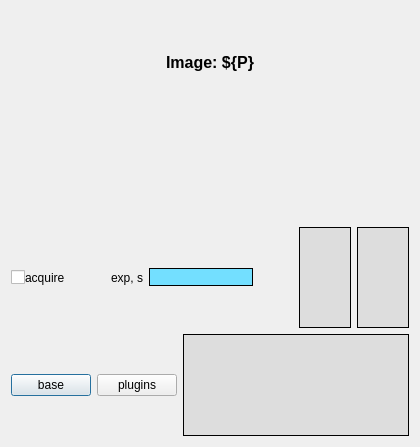
<?xml version="1.0" encoding="UTF-8"?>
<ui version="4.0">
 <class>Dialog</class>
 <widget class="QDialog" name="Dialog">
  <property name="geometry">
   <rect>
    <x>0</x>
    <y>0</y>
    <width>420</width>
    <height>447</height>
   </rect>
  </property>
  <property name="windowTitle">
   <string>Dialog</string>
  </property>
  <layout class="QVBoxLayout" name="verticalLayout">
   <item>
    <widget class="PyDMLabel" name="PyDMLabel">
     <property name="font">
      <font>
       <pointsize>12</pointsize>
       <weight>75</weight>
       <bold>true</bold>
      </font>
     </property>
     <property name="toolTip">
      <string/>
     </property>
     <property name="text">
      <string>Image: ${P}</string>
     </property>
     <property name="alignment">
      <set>Qt::AlignCenter</set>
     </property>
    </widget>
   </item>
   <item>
    <widget class="PyDMImageView" name="PyDMImageView">
     <property name="toolTip">
      <string>${P}image1:ArrayData
${P}image1:ArraySize0_RBV
${P}image1:ArraySize1_RBV</string>
     </property>
     <property name="colorMap" stdset="0">
      <enum>PyDMImageView::Monochrome</enum>
     </property>
     <property name="normalizeData" stdset="0">
      <bool>true</bool>
     </property>
     <property name="readingOrder" stdset="0">
      <enum>PyDMImageView::Clike</enum>
     </property>
     <property name="imageChannel" stdset="0">
      <string>${P}image1:ArrayData</string>
     </property>
     <property name="widthChannel" stdset="0">
      <string>${P}image1:ArraySize0_RBV</string>
     </property>
    </widget>
   </item>
   <item>
    <layout class="QHBoxLayout" name="horizontalLayout_2" stretch="0,0,0,2,0,1,1">
     <item>
      <layout class="QHBoxLayout" name="horizontalLayout">
       <property name="spacing">
        <number>0</number>
       </property>
       <item>
        <widget class="PyDMDrawingCircle" name="PyDMDrawingCircle">
         <property name="maximumSize">
          <size>
           <width>20</width>
           <height>20</height>
          </size>
         </property>
         <property name="toolTip">
          <string>${P}cam1:Acquire_RBV</string>
         </property>
         <property name="rules" stdset="0">
          <string>[{&quot;name&quot;: &quot;show&quot;, &quot;property&quot;: &quot;Opacity&quot;, &quot;expression&quot;: &quot;ch[0]&quot;, &quot;channels&quot;: [{&quot;channel&quot;: &quot;${P}cam1:Acquire_RBV&quot;, &quot;trigger&quot;: true}]}]</string>
         </property>
         <property name="channel" stdset="0">
          <string>${P}cam1:Acquire_RBV</string>
         </property>
         <property name="brush" stdset="0">
          <brush brushstyle="SolidPattern">
           <color alpha="255">
            <red>0</red>
            <green>255</green>
            <blue>0</blue>
           </color>
          </brush>
         </property>
         <property name="penStyle" stdset="0">
          <enum>Qt::SolidLine</enum>
         </property>
         <property name="penWidth" stdset="0">
          <double>2.000000000000000</double>
         </property>
        </widget>
       </item>
       <item>
        <widget class="PyDMCheckbox" name="PyDMCheckbox">
         <property name="maximumSize">
          <size>
           <width>20</width>
           <height>20</height>
          </size>
         </property>
         <property name="toolTip">
          <string>${P}cam1:Acquire</string>
         </property>
         <property name="channel" stdset="0">
          <string>${P}cam1:Acquire</string>
         </property>
        </widget>
       </item>
       <item>
        <widget class="PyDMLabel" name="PyDMLabel_2">
         <property name="toolTip">
          <string/>
         </property>
         <property name="whatsThis">
          <string>${P}:cam1:</string>
         </property>
         <property name="text">
          <string>acquire</string>
         </property>
        </widget>
       </item>
      </layout>
     </item>
     <item>
      <spacer name="horizontalSpacer_2">
       <property name="orientation">
        <enum>Qt::Horizontal</enum>
       </property>
       <property name="sizeHint" stdset="0">
        <size>
         <width>40</width>
         <height>20</height>
        </size>
       </property>
      </spacer>
     </item>
     <item>
      <widget class="QLabel" name="label">
       <property name="text">
        <string>exp, s</string>
       </property>
       <property name="alignment">
        <set>Qt::AlignRight|Qt::AlignTrailing|Qt::AlignVCenter</set>
       </property>
      </widget>
     </item>
     <item>
      <widget class="PyDMLineEdit" name="PyDMLineEdit">
       <property name="toolTip">
        <string>${P}cam1:AcquireTime</string>
       </property>
       <property name="whatsThis">
        <string>${P}cam1:AcquireTime</string>
       </property>
       <property name="styleSheet">
        <string notr="true">
  color: rgb(0, 0, 0);
  background-color: rgb(115, 223, 255);
  border: 1px solid black;
  margin: 0px;
  padding: 0px;
  spacing: 0px;</string>
       </property>
       <property name="alignment">
        <set>Qt::AlignCenter</set>
       </property>
       <property name="dragEnabled">
        <bool>true</bool>
       </property>
       <property name="channel" stdset="0">
        <string>${P}cam1:AcquireTime</string>
       </property>
       <property name="displayFormat" stdset="0">
        <enum>PyDMLineEdit::Decimal</enum>
       </property>
      </widget>
     </item>
     <item>
      <spacer name="horizontalSpacer">
       <property name="orientation">
        <enum>Qt::Horizontal</enum>
       </property>
       <property name="sizeHint" stdset="0">
        <size>
         <width>40</width>
         <height>20</height>
        </size>
       </property>
      </spacer>
     </item>
     <item>
      <widget class="PyDMLabel" name="PyDMLabel_6">
       <property name="toolTip">
        <string>${P}cam1:ArrayCounter_RBV</string>
       </property>
       <property name="styleSheet">
        <string notr="true">
        background-color: rgb(221, 221, 221);
        border: 1px solid black;
        margin: 0px;
        padding: 0px;
        spacing: 0px;
        </string>
       </property>
       <property name="alignment">
        <set>Qt::AlignCenter</set>
       </property>
       <property name="channel" stdset="0">
        <string>${P}cam1:ArrayCounter_RBV</string>
       </property>
      </widget>
     </item>
     <item>
      <widget class="PyDMLabel" name="PyDMLabel_7">
       <property name="toolTip">
        <string>${P}cam1:ArrayRate_RBV</string>
       </property>
       <property name="styleSheet">
        <string notr="true">
        background-color: rgb(221, 221, 221);
        border: 1px solid black;
        margin: 0px;
        padding: 0px;
        spacing: 0px;
        </string>
       </property>
       <property name="alignment">
        <set>Qt::AlignCenter</set>
       </property>
       <property name="showUnits" stdset="0">
        <bool>true</bool>
       </property>
       <property name="channel" stdset="0">
        <string>${P}cam1:ArrayRate_RBV</string>
       </property>
      </widget>
     </item>
    </layout>
   </item>
   <item>
    <layout class="QHBoxLayout" name="horizontalLayout_3" stretch="0,0,1">
     <item>
      <widget class="PyDMRelatedDisplayButton" name="PyDMRelatedDisplayButton">
       <property name="toolTip">
        <string>general controls for Area Detector cameras ...</string>
       </property>
       <property name="text">
        <string>base</string>
       </property>
       <property name="filenames" stdset="0">
        <stringlist>
         <string>ADBase.ui</string>
        </stringlist>
       </property>
       <property name="titles" stdset="0">
        <stringlist>
         <string>control (base)</string>
        </stringlist>
       </property>
       <property name="macros" stdset="0">
        <stringlist>
         <string>P=${P},R=cam1:,C=${C}</string>
        </stringlist>
       </property>
       <property name="openInNewWindow" stdset="0">
        <bool>true</bool>
       </property>
      </widget>
     </item>
     <item>
      <widget class="PyDMRelatedDisplayButton" name="PyDMRelatedDisplayButton_2">
       <property name="toolTip">
        <string>common plugins ...</string>
       </property>
       <property name="text">
        <string>plugins</string>
       </property>
       <property name="filenames" stdset="0">
        <stringlist>
         <string>commonPlugins.ui</string>
        </stringlist>
       </property>
       <property name="titles" stdset="0">
        <stringlist>
         <string>common plugins</string>
        </stringlist>
       </property>
       <property name="macros" stdset="0">
        <stringlist>
         <string>P=${P},C=${C}</string>
        </stringlist>
       </property>
       <property name="openInNewWindow" stdset="0">
        <bool>true</bool>
       </property>
      </widget>
     </item>
     <item>
      <widget class="PyDMLabel" name="PyDMLabel_5">
       <property name="toolTip">
        <string>${P}cam1:StatusMessage_RBV</string>
       </property>
       <property name="styleSheet">
        <string notr="true">
        background-color: rgb(221, 221, 221);
        border: 1px solid black;
        margin: 0px;
        padding: 0px;
        spacing: 0px;
        </string>
       </property>
       <property name="alignment">
        <set>Qt::AlignCenter</set>
       </property>
       <property name="channel" stdset="0">
        <string>${P}cam1:StatusMessage_RBV</string>
       </property>
      </widget>
     </item>
    </layout>
   </item>
  </layout>
 </widget>
 <customwidgets>
  <customwidget>
   <class>PyDMLabel</class>
   <extends>QLabel</extends>
   <header>pydm.widgets.label</header>
  </customwidget>
  <customwidget>
   <class>PyDMCheckbox</class>
   <extends>QCheckBox</extends>
   <header>pydm.widgets.checkbox</header>
  </customwidget>
  <customwidget>
   <class>PyDMDrawingCircle</class>
   <extends>QWidget</extends>
   <header>pydm.widgets.drawing</header>
  </customwidget>
  <customwidget>
   <class>PyDMImageView</class>
   <extends>QWidget</extends>
   <header>pydm.widgets.image</header>
  </customwidget>
  <customwidget>
   <class>PyDMLineEdit</class>
   <extends>QLineEdit</extends>
   <header>pydm.widgets.line_edit</header>
  </customwidget>
  <customwidget>
   <class>PyDMRelatedDisplayButton</class>
   <extends>QPushButton</extends>
   <header>pydm.widgets.related_display_button</header>
  </customwidget>
 </customwidgets>
 <resources/>
 <connections/>
</ui>
